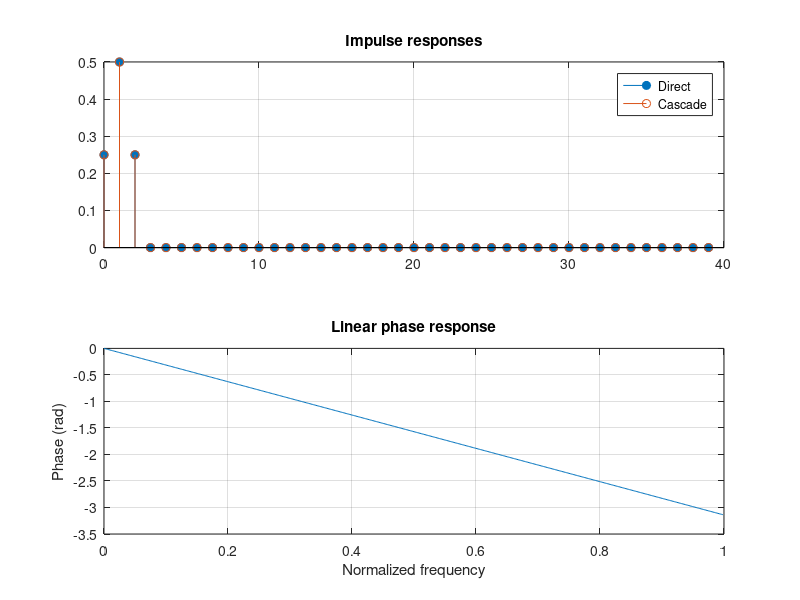

MATLAB code for this plot:
% Experiment 8: FIR realization using direct cascade and linear phase structures
% Standalone MATLAB script. Uses example parameters because the screenshots omit
% the input parameter tables. Change the marked values to your lab values.
clear; close all; clc; rng(7);
b=[1 2 1]/4; x=[1 zeros(1,39)]; yDirect=filter(b,1,x);
% Cascade factors multiply to the same FIR transfer function.
sos=[1 1 0 1 0 0; 0.25 0.25 0 1 0 0]; yCascade=sosfilt(sos,x);
figure; subplot(2,1,1); stem(0:39,yDirect,'filled'); hold on; stem(0:39,yCascade,'o'); grid on; legend('Direct','Cascade'); title('Impulse responses');
[H,w]=freqz(b,1,512); subplot(2,1,2); plot(w/pi,unwrap(angle(H))); grid on; xlabel('Normalized frequency'); ylabel('Phase (rad)'); title('Linear phase response');
